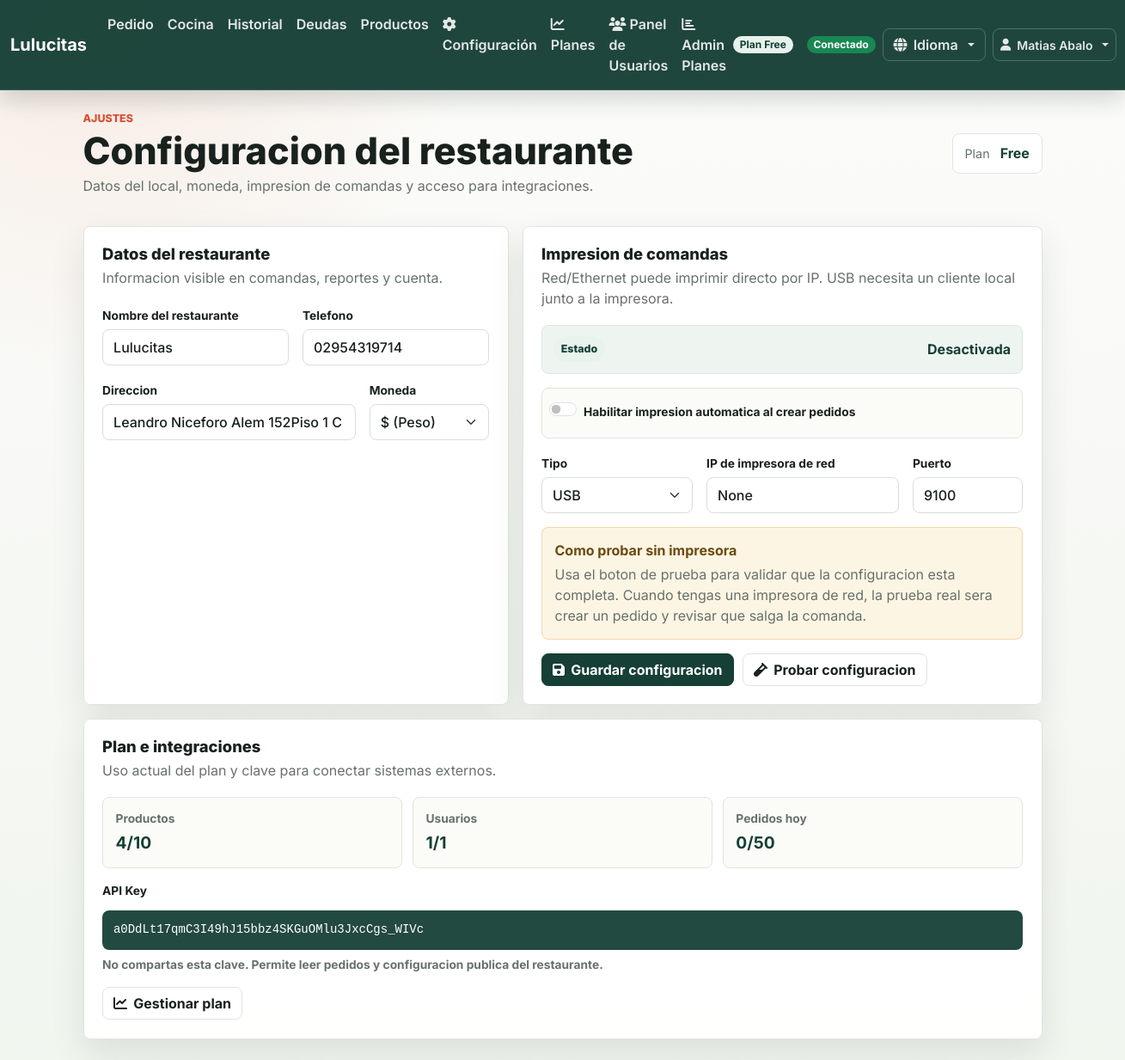
The page /auth/configuracion (signed in) on the database its author committed.
### models.py (models this page shows, shortened)
class Restaurante(db.Model):
    id = db.Column(db.Integer, primary_key=True)
    nombre = db.Column(db.String(100), nullable=False)
    slug = db.Column(db.String(50), unique=True, nullable=False)
    direccion = db.Column(db.String(200))
    telefono = db.Column(db.String(20))
    email_contacto = db.Column(db.String(120))
    moneda = db.Column(db.String(10), default="$")
    zona_horaria = db.Column(db.String(50), default="America/Argentina/Buenos_Aires")
    plan = db.Column(db.String(20), default="free")
    fecha_creacion = db.Column(db.DateTime, default=datetime.now)
    activo = db.Column(db.Boolean, default=True)
    api_key = db.Column(db.String(64), unique=True)
    def get_plan_limits(self):
        limits = {
            'free': {
                'productos': 10,
                'usuarios': 1,
                'pedidos_dia': 50,
                'nombre': 'Free',
                'descripcion': 'Plan gratuito con limitaciones básicas'
            },
            'premium1': {
                'productos': 30,
                'usuarios': 3,
                'pedidos_dia': 200,
                'nombre': 'Premium 1',
                'descripcion': 'Plan intermedio para restaurantes pequeños'
            },
            'premium_full': {
                'productos': -1,  # Sin límite
                'usuarios': 10,   # Máximo 10 usuarios
                'pedidos_dia': -1, # Sin límite
                'nombre': 'Premium Full',
                'descripcion': 'Plan completo para restaurantes grandes'
            }
        }
        return limits.get(self.plan, limits['free'])
    def get_usage_stats(self):
        return {
            'productos': Producto.query.filter_by(restaurante_id=self.id, activo=True).count(),
            'usuarios': Usuario.query.filter_by(restaurante_id=self.id, activo=True).count(),
            'pedidos_hoy': Pedido.query.filter_by(
                restaurante_id=self.id
            ).filter(
                Pedido.fecha >= datetime.now().replace(hour=0, minute=0, second=0, microsecond=0)
            ).count()
        }

class Usuario(UserMixin, db.Model):
    id = db.Column(db.Integer, primary_key=True)
    email = db.Column(db.String(120), unique=True, nullable=False)
    password_hash = db.Column(db.String(128))
    nombre = db.Column(db.String(100), nullable=False)
    es_admin = db.Column(db.Boolean, default=False)
    es_superadmin = db.Column(db.Boolean, default=False)
    activo = db.Column(db.Boolean, default=False)  # por defecto inactivo hasta confirmar email
    confirmado = db.Column(db.Boolean, default=False)
    token_confirmacion = db.Column(db.String(128), nullable=True)
    fecha_creacion = db.Column(db.DateTime, default=datetime.now)
    restaurante_id = db.Column(db.Integer, db.ForeignKey('restaurante.id'), nullable=True)
    restaurante = db.relationship('Restaurante', backref='usuarios')

class ConfiguracionRestaurante(db.Model):
    id = db.Column(db.Integer, primary_key=True)
    restaurante_id = db.Column(db.Integer, db.ForeignKey('restaurante.id'), nullable=False)
    impresora_habilitada = db.Column(db.Boolean, default=False)
    impresora_tipo = db.Column(db.String(20), default="USB")  # USB, NETWORK, NONE
    impresora_ip = db.Column(db.String(15))
    impresora_puerto = db.Column(db.Integer, default=9100)
    tema = db.Column(db.String(20), default="default")
    mostrar_precios = db.Column(db.Boolean, default=True)
    restaurante = db.relationship('Restaurante', backref=db.backref('configuracion', uselist=False))

### auth.py (the view, shortened to what this page needs)
@auth_bp.route("/configuracion", methods=["GET", "POST"])
@login_required
def configuracion():
    if not current_user.restaurante:
        flash('Usuario sin restaurante asignado', 'error')
        return redirect(url_for('index_redirect'))
    config = current_user.restaurante.configuracion
    return render_template("auth/configuracion.html", config=config, es_superadmin=current_user.es_superadmin)

### app.py (called while the page is built)
def get_locale():
    if 'language' in session:
        return session['language']
    return 'es'  # Idioma por defecto

@login_manager.user_loader
def load_user(user_id):
    try:
        return Usuario.query.get(int(user_id))
    except Exception as e:
        print(f"Error cargando usuario {user_id}: {e}")
        return None

### simple_translations.py (called while the page is built)
def get_translation(text, locale='es'):
    if locale in TRANSLATIONS and text in TRANSLATIONS[locale]:
        return TRANSLATIONS[locale][text]
    return text  # Retorna el texto original si no hay traducción

### templates/auth/configuracion.html (shortened to what this page needs)
{% extends "base.html" %}
{% block content %}
<div class="app-dashboard settings-page">
  <header class="page-heading">
    <div>
      <span class="section-label">Ajustes</span>
      <h1>{{ _('Configuracion del restaurante') }}</h1>
      <p>Datos del local, moneda, impresion de comandas y acceso para integraciones.</p>
    </div>
    <div class="page-stats">
      <span>{{ _('Plan') }}</span>
      <strong>{{ current_user.restaurante.plan|title }}</strong>
    </div>
  </header>
  <form method="POST" class="settings-grid">
    <section class="surface settings-card">
      <div class="section-heading">
        <h2>{{ _('Datos del restaurante') }}</h2>
        <p>Informacion visible en comandas, reportes y cuenta.</p>
      </div>
      <div class="row g-3">
        <div class="col-md-6">
          <label class="form-label">{{ _('Nombre del restaurante') }}</label>
          <input type="text" name="nombre_restaurante" class="form-control" value="{{ current_user.restaurante.nombre or '' }}" required>
        </div>
        <div class="col-md-6">
          <label class="form-label">{{ _('Telefono') }}</label>
          <input type="text" name="telefono" class="form-control" value="{{ current_user.restaurante.telefono or '' }}">
        </div>
        <div class="col-md-8">
          <label class="form-label">{{ _('Direccion') }}</label>
          <input type="text" name="direccion" class="form-control" value="{{ current_user.restaurante.direccion or '' }}">
        </div>
        <div class="col-md-4">
          <label class="form-label">{{ _('Moneda') }}</label>
          <select name="moneda" class="form-select">
            <option value="$" {% if current_user.restaurante.moneda == '$' %}selected{% endif %}>$ (Peso)</option>
          </select>
        </div>
      </div>
    </section>
    <section class="surface settings-card">
      <div class="section-heading">
        <h2>{{ _('Impresion de comandas') }}</h2>
        <p>Red/Ethernet puede imprimir directo por IP. USB necesita un cliente local junto a la impresora.</p>
      </div>
      <div class="printer-status">
        <span class="status-chip">{{ _('Estado') }}</span>
        <strong>
          {% if config and config.impresora_habilitada and config.impresora_tipo != 'NONE' %}
            {{ _('Activa') }}
          {% else %}
            {{ _('Desactivada') }}
          {% endif %}
        </strong>
      </div>
      <div class="form-check form-switch settings-switch">
        <input type="checkbox" name="impresora_habilitada" class="form-check-input" id="impresora_habilitada" {% if config and config.impresora_habilitada %}checked{% endif %}>
        <label class="form-check-label" for="impresora_habilitada">{{ _('Habilitar impresion automatica al crear pedidos') }}</label>
      </div>
      <div class="row g-3">
        <div class="col-md-4">
          <label class="form-label">{{ _('Tipo') }}</label>
          <select name="impresora_tipo" id="impresora_tipo" class="form-select">
            <option value="USB" {% if config and config.impresora_tipo == 'USB' %}selected{% endif %}>USB</option>
          </select>
        </div>
        <div class="col-md-5">
          <label class="form-label">{{ _('IP de impresora de red') }}</label>
          <input type="text" name="impresora_ip" class="form-control" value="{{ config.impresora_ip if config else '' }}" placeholder="192.168.1.100">
        </div>
        <div class="col-md-3">
          <label class="form-label">{{ _('Puerto') }}</label>
          <input type="number" name="impresora_puerto" class="form-control" value="{{ config.impresora_puerto if config else 9100 }}" placeholder="9100">
        </div>
      </div>
      <div class="printer-note">
        <strong>{{ _('Como probar sin impresora') }}</strong>
        <p>Usa el boton de prueba para validar que la configuracion esta completa. Cuando tengas una impresora de red, la prueba real sera crear un pedido y revisar que salga la comanda.</p>
      </div>
      <div class="settings-actions">
        <button type="submit" name="accion" value="guardar" class="btn btn-primary">
          <i class="fas fa-save"></i> {{ _('Guardar configuracion') }}
        </button>
        <button type="submit" name="accion" value="probar_impresora" class="btn btn-outline-dark">
          <i class="fas fa-vial"></i> {{ _('Probar configuracion') }}
        </button>
      </div>
    </section>
  </form>
  <section class="surface settings-card">
    <div class="section-heading">
      <h2>{{ _('Plan e integraciones') }}</h2>
      <p>Uso actual del plan y clave para conectar sistemas externos.</p>
    </div>
    <div class="plan-grid">
      <div>
        <span>{{ _('Productos') }}</span>
        <strong>{{ current_user.restaurante.get_usage_stats().productos }}/{{ current_user.restaurante.get_plan_limits().productos if current_user.restaurante.get_plan_limits().productos != -1 else '∞' }}</strong>
      </div>
      <div>
        <span>{{ _('Usuarios') }}</span>
        <strong>{{ current_user.restaurante.get_usage_stats().usuarios }}/{{ current_user.restaurante.get_plan_limits().usuarios if current_user.restaurante.get_plan_limits().usuarios != -1 else '∞' }}</strong>
      </div>
      <div>
        <span>{{ _('Pedidos hoy') }}</span>
        <strong>{{ current_user.restaurante.get_usage_stats().pedidos_hoy }}/{{ current_user.restaurante.get_plan_limits().pedidos_dia if current_user.restaurante.get_plan_limits().pedidos_dia != -1 else '∞' }}</strong>
      </div>
    </div>
    <div class="api-key-box">
      <label class="form-label">{{ _('API Key') }}</label>
      <code>{{ current_user.restaurante.api_key }}</code>
      <small>No compartas esta clave. Permite leer pedidos y configuracion publica del restaurante.</small>
    </div>
    <a href="{{ url_for('auth.planes') }}" class="btn btn-outline-dark">
      <i class="fas fa-chart-line"></i> {{ _('Gestionar plan') }}
    </a>
  </section>
</div>
{% endblock %}

### templates/base.html (shortened to what this page needs)
<!DOCTYPE html>
<html lang="es">
<head>
    <link rel="stylesheet" href="https://cdn.jsdelivr.net/npm/bootstrap@5.3.2/dist/css/bootstrap.min.css">
    <link rel="stylesheet" href="{{ url_for('static', filename='style.css') }}">
</head>
<body class="{% block body_class %}{% endblock %}">
<nav id="main-navbar" class="navbar navbar-expand-lg navbar-verde">
  <div class="container-fluid">
    <a class="navbar-brand fw-bold" href="{{ url_for('index_redirect') }}">
      {% if current_restaurante %}{{ current_restaurante.nombre }}{% else %}Resto App{% endif %}
    </a>
    <div class="collapse navbar-collapse" id="navbarMain">
      {% if current_user.is_authenticated %}
      <ul class="navbar-nav me-auto mb-2 mb-lg-0">
        <li class="nav-item"><a class="nav-link" href="{{ url_for('index_redirect') }}">{{ _('Pedido') }}</a></li>
        <li class="nav-item"><a class="nav-link" href="{{ url_for('cocina') }}">{{ _('Cocina') }}</a></li>
        <li class="nav-item"><a class="nav-link" href="{{ url_for('historial') }}">{{ _('Historial') }}</a></li>
        <li class="nav-item"><a class="nav-link" href="{{ url_for('deudas') }}">{{ _('Deudas') }}</a></li>
        <li class="nav-item"><a class="nav-link" href="{{ url_for('productos') }}">{{ _('Productos') }}</a></li>
        <li class="nav-item">
          <a class="nav-link" href="{{ url_for('auth.configuracion') }}">
            <i class="fas fa-cog"></i> {{ _('Configuración') }}
          </a>
        </li>
        <li class="nav-item">
          <a class="nav-link" href="{{ url_for('auth.planes') }}">
            <i class="fas fa-chart-line"></i> {{ _('Planes') }}
          </a>
        </li>
        {% if current_user.es_superadmin %}
        <li class="nav-item">
          <a class="nav-link" href="{{ url_for('auth.admin_usuarios') }}">
            <i class="fas fa-users"></i> {{ _('Panel de Usuarios') }}
          </a>
        </li>
        <li class="nav-item">
          <a class="nav-link" href="{{ url_for('auth.admin_planes') }}">
            <i class="fas fa-chart-bar"></i> {{ _('Admin Planes') }}
          </a>
        </li>
        {% endif %}
      </ul>
      <span class="badge bg-info me-3">{{ _('Plan') }} {{ current_restaurante.plan|title }}</span>
      <div class="d-flex align-items-center gap-2">
        <span id="pwa-status" class="badge bg-secondary">{{ _('Conectado') }}</span>
        <div class="dropdown">
          <button class="btn btn-outline-light dropdown-toggle" type="button" data-bs-toggle="dropdown" title="{{ _('Cambiar idioma') }}">
            <i class="fas fa-globe"></i> {{ _('Idioma') }}
          </button>
        </div>
        <div class="dropdown">
          <button class="btn btn-outline-light dropdown-toggle btn-sm" type="button" data-bs-toggle="dropdown">
            <i class="fas fa-user"></i> {{ current_user.nombre }}
          </button>
        </div>
      </div>
      {% endif %}
    </div>
  </div>
</nav>
<main id="main-content" class="{% block main_class %}container my-4{% endblock %}">
  {% block content %}{% endblock %}
</main>
</body>
</html>

### rows shown on the page
Restaurante: nombre "Lulucitas", plan "Free", restaurante.plan "Free", nombre_restaurante "Lulucitas", telefono "02954319714", direccion "Leandro Niceforo Alem 152Piso 1 C", moneda "$ (Peso)", restaurante.get_plan_limits "10", restaurante.get_usage_stats "1", restaurante.get_plan_limits "1", restaurante.get_plan_limits "50", restaurante.api_key "a0DdLt17qmC3I49hJ15bbz4SKGuOMlu3JxcCgs_WIVc"
Usuario: nombre "Matias Abalo"
ConfiguracionRestaurante: impresora_tipo "USB", impresora_ip "None", impresora_puerto "9100"

### other values the page prints
{{ current_user.restaurante.get_usage_stats().productos }} "4"
{{ current_user.restaurante.get_usage_stats().pedidos_hoy }} "0"
